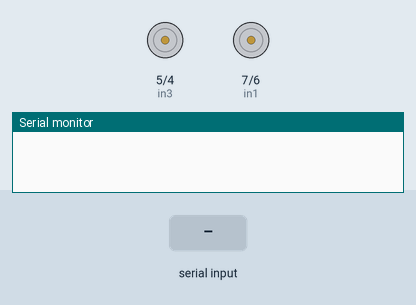
Bench run of a sketch on a simulated Arduino Uno, built with avr-gcc and run on an emulated ATmega328P. Parts: motor-driver pin pairs drawn as motors (green arrow = first pin HIGH = forward, orange = second pin HIGH = backward, longer = more drive), the last lines printed to the serial monitor. The test bench sets the inputs (shaded band).

Above: at 1.2 s.
1.3 s: "forward" received over the second serial link
At 2.7 s:
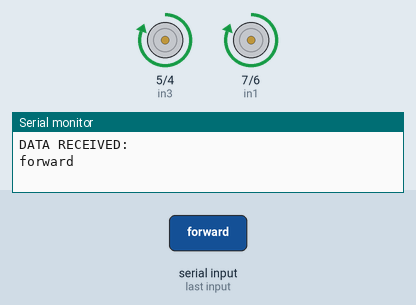
4.3 s: "backward" received over the second serial link
At 5.6 s:
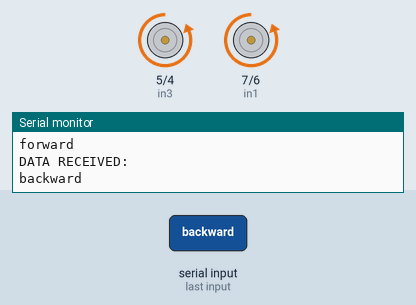
7.3 s: "right" received over the second serial link
At 8.7 s:
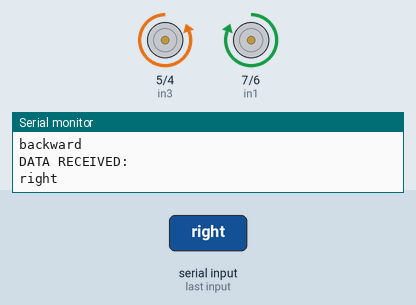
10.3 s: "left" received over the second serial link
At 11.7 s:
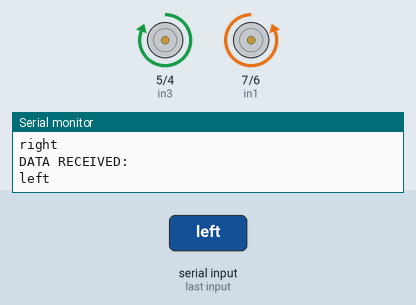
Timing chart, 0 to 13.4 s (numbered marks = the images above; inputs shaded):
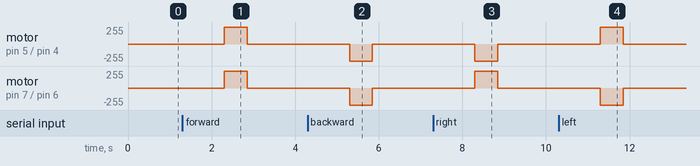

The sketch:

car.ino
```cpp
#include <SoftwareSerial.h>

const int in1 = 7;             // Пин движения вперёд для колёс с правой стороны
const int in2 = 6;             // Пин движения назад для колёс с правой стороны (+ШИМ)
const int in3 = 5;             // Пин движения вперёд для колёс с левой стороны (+ШИМ)
const int in4 = 4;             // Пин движения назад для колёс с левой стороны
const int ble_rx = 3;          // Bluetooth module RX pin
const int ble_tx = 2;          // Bluetooth module TD pin
const int motion_delay = 550;  // Engine running time

SoftwareSerial mySerial(ble_tx, ble_rx);

void setup() {
  // Настройка UART
  Serial.begin(9600);  // Настраиваем Serial для вывода логов
  mySerial.begin(9600);

  // Инициализируем пины для управления двигателями как выходы
  pinMode(in1, OUTPUT);
  pinMode(in2, OUTPUT);
  pinMode(in3, OUTPUT);
  pinMode(in4, OUTPUT);
}

void loop() {
  if (mySerial.available()) {
    String command = "";
    command = mySerial.readString();
    Serial.println("DATA RECEIVED:");
    Serial.println(command);

    if (command.indexOf("forward") != -1) {
      moveForward();
    } else if (command.indexOf("backward") != -1) {
      moveBack();
    } else if (command.indexOf("right") != -1) {
      moveRight();
    } else if (command.indexOf("left") != -1) {
      moveLeft();
    }
  }
}

// Движение вперед
void moveForward() {
  digitalWrite(in1, HIGH);
  digitalWrite(in2, LOW);
  digitalWrite(in3, HIGH);
  digitalWrite(in4, LOW);
  delay(motion_delay);
  stopMotors();
}

// Движение назад
void moveBack() {
  digitalWrite(in1, LOW);
  digitalWrite(in2, HIGH);
  digitalWrite(in3, LOW);
  digitalWrite(in4, HIGH);
  delay(motion_delay);
  stopMotors();
}

// Поворот вправо
void moveRight() {
  digitalWrite(in1, HIGH);
  digitalWrite(in2, LOW);
  digitalWrite(in3, LOW);
  digitalWrite(in4, HIGH);
  delay(motion_delay);
  stopMotors();
}

// Поворот влево
void moveLeft() {
  digitalWrite(in1, LOW);
  digitalWrite(in2, HIGH);
  digitalWrite(in3, HIGH);
  digitalWrite(in4, LOW);
  delay(motion_delay);
  stopMotors();
}

// Остановка двигателей
void stopMotors() {
  digitalWrite(in1, LOW);
  digitalWrite(in2, LOW);
  digitalWrite(in3, LOW);
  digitalWrite(in4, LOW);
}
```

Measured:
- after the input at 1.3 s, motor on pin 5 (in3) / pin 4 (in4), motor on pin 7 (in1) / pin 6 (in2): stopped → forward 255/255 after 1.0 s, → stopped 0.55 s later
- after the input at 4.3 s, motor on pin 5 (in3) / pin 4 (in4), motor on pin 7 (in1) / pin 6 (in2): stopped → backward 255/255 after 1.0 s, → stopped 0.55 s later
- after the input at 7.3 s, motor on pin 5 (in3) / pin 4 (in4): stopped → backward 255/255 after 1.0 s, → stopped 0.55 s later; motor on pin 7 (in1) / pin 6 (in2): stopped → forward 255/255 after 1.0 s, → stopped 0.55 s later
- after the input at 10.3 s, motor on pin 5 (in3) / pin 4 (in4): stopped → forward 255/255 after 1.0 s, → stopped 0.55 s later; motor on pin 7 (in1) / pin 6 (in2): stopped → backward 255/255 after 1.0 s, → stopped 0.55 s later
